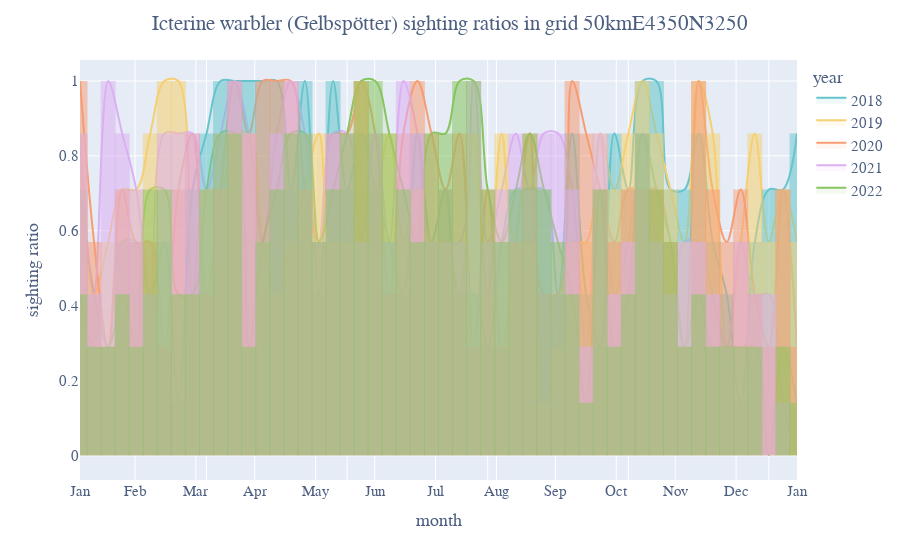

The code cell stored with this chart in its notebook:
### Code cell
warbler = df[(df['name_species'] == 'Feldsperling') & (df['eea_grid_id'] == '50kmE4100N2700')]
plot_sighting_ratios_over_year(warbler, title='Icterine warbler (Gelbspötter) sighting ratios in grid 50kmE4350N3250')
